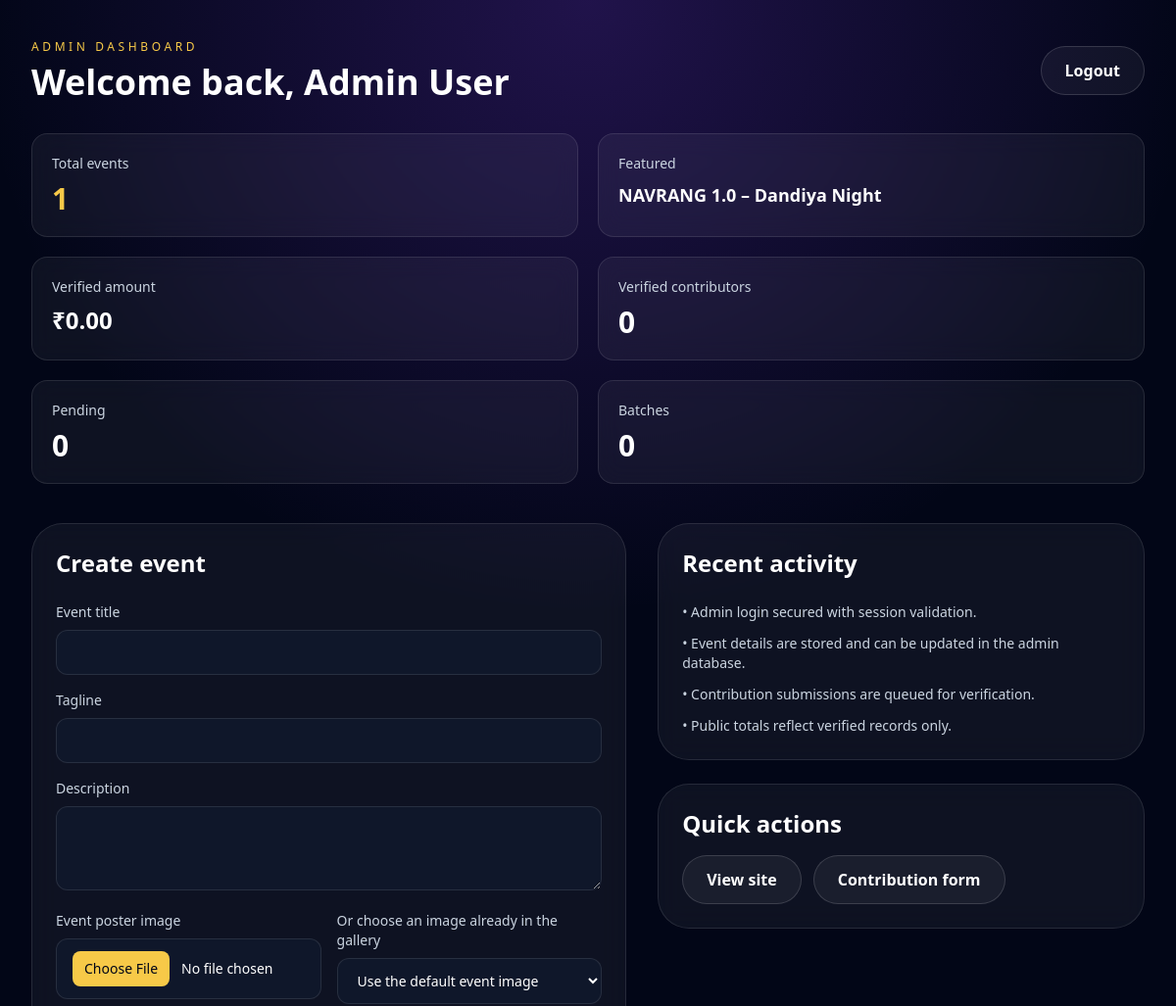
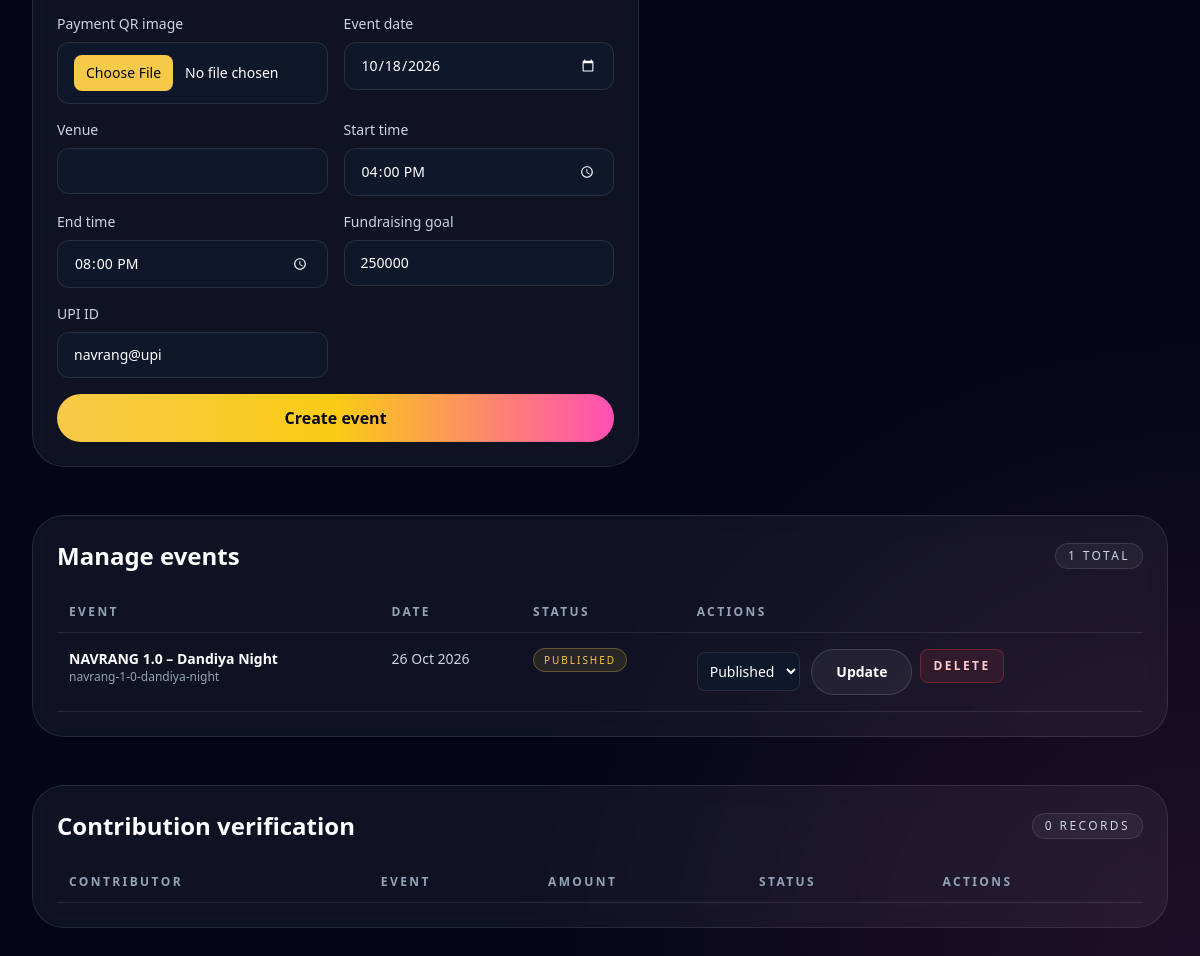
/public?page=dashboard (signed in), run on the app's committed database (2 pictures, top to bottom).
### tables this page shows
CREATE TABLE IF NOT EXISTS events (
  id INT UNSIGNED NOT NULL AUTO_INCREMENT,
  slug VARCHAR(191) NOT NULL,
  title VARCHAR(255) NOT NULL,
  tagline VARCHAR(255) DEFAULT NULL,
  description TEXT,
  event_date DATE NOT NULL,
  start_time TIME NOT NULL,
  end_time TIME NOT NULL,
  venue VARCHAR(255) NOT NULL,
  status ENUM('draft','published','archived','cancelled') NOT NULL DEFAULT 'draft',
  is_featured TINYINT(1) NOT NULL DEFAULT 0,
  poster_url VARCHAR(255) DEFAULT NULL,
  banner_url VARCHAR(255) DEFAULT NULL,
  logo_url VARCHAR(255) DEFAULT NULL,
  goal_amount DECIMAL(12,2) NOT NULL DEFAULT 0.00,
  currency VARCHAR(10) NOT NULL DEFAULT 'INR',
  upi_id VARCHAR(255) DEFAULT NULL,
  upi_qr_path VARCHAR(255) DEFAULT NULL,
  is_contribution_open TINYINT(1) NOT NULL DEFAULT 1,
  theme_primary VARCHAR(32) DEFAULT '#7c39e6',
  theme_secondary VARCHAR(32) DEFAULT '#f7c948',
  created_at TIMESTAMP NOT NULL DEFAULT CURRENT_TIMESTAMP,
  updated_at TIMESTAMP NOT NULL DEFAULT CURRENT_TIMESTAMP ON UPDATE CURRENT_TIMESTAMP,
  PRIMARY KEY (id),
  UNIQUE KEY uq_event_slug (slug)
);

### app/helpers.php (called while the page is built, shortened)
<?php
function formatCurrency(int|float|string $amount): string
{
    $value = (float) $amount;
    return '₹' . number_format($value, 2, '.', ',');
}
function e(string $value): string
{
    return htmlspecialchars($value, ENT_QUOTES, 'UTF-8');
}

### app/Models/Event.php (called while the page is built, shortened)
<?php
class EventModel extends BaseModel
{
    public static function getAll(): array
    {
        $pdo = self::db();
        $statement = $pdo->query('SELECT * FROM events ORDER BY event_date DESC, created_at DESC');
        return $statement->fetchAll();
    }
}

### app/Models/Contribution.php (called while the page is built, shortened)
<?php
class ContributionModel extends BaseModel
{
    public static function getAdminList(): array
    {
        $pdo = self::db();
        $statement = $pdo->query('SELECT c.*, e.title AS event_title FROM contributions c LEFT JOIN events e ON e.id = c.event_id ORDER BY c.created_at DESC LIMIT 200');
        return $statement->fetchAll();
    }
}

### app/Views/admin/dashboard.php (the view, shortened to what this page needs)
<?php
$canManageDashboard = in_array($_SESSION['admin_role'] ?? '', ['super_admin', 'editor'], true);
$pdo = requireDatabase();
$eventCount = 0;
$featuredEvent = null;
$verifiedContributions = 0;
$verifiedContributors = 0;
$pending = 0;
$batches = 0;
$events = [];
$contributions = [];
if ($pdo) {
    $eventCount = (int) $pdo->query('SELECT COUNT(*) FROM events')->fetchColumn();
    $featuredEvent = $pdo->query('SELECT title FROM events WHERE is_featured = 1 LIMIT 1')->fetch();
    $verifiedContributions = (float) ($pdo->query('SELECT COALESCE(SUM(amount), 0) FROM contributions WHERE status = "verified"')->fetchColumn() ?: 0);
    $verifiedContributors = (int) ($pdo->query('SELECT COUNT(DISTINCT contributor_name) FROM contributions WHERE status = "verified"')->fetchColumn() ?: 0);
    $pending = (int) ($pdo->query('SELECT COUNT(*) FROM contributions WHERE status IN ("pending", "pending_payment", "pending_verification")')->fetchColumn() ?: 0);
    $batches = (int) ($pdo->query('SELECT COUNT(DISTINCT batch) FROM contributions WHERE status = "verified"')->fetchColumn() ?: 0);
    $events = EventModel::getAll();
    $contributions = ContributionModel::getAdminList();
}
?>
<main class="page-shell py-10">
  <div class="mb-8 flex items-center justify-between gap-4">
    <div>
      <div class="text-xs uppercase tracking-[0.3em] text-gold">Admin dashboard</div>
      <h1 class="mt-2 text-4xl font-black text-white">Welcome back, <?= e($_SESSION['admin_name'] ?? 'Administrator') ?></h1>
    </div>
    <a href="<?= e(APP_URL) ?>?page=admin&logout=1" class="secondary-button">Logout</a>
  </div>
  <section class="grid gap-5 md:grid-cols-2 xl:grid-cols-6">
    <div class="glass-panel rounded-2xl p-5">
      <div class="text-sm text-slate-300">Total events</div>
      <div class="mt-2 text-3xl font-black text-gold"><?= $eventCount ?></div>
    </div>
    <div class="glass-panel rounded-2xl p-5">
      <div class="text-sm text-slate-300">Featured</div>
      <div class="mt-2 text-lg font-bold text-white"><?= e($featuredEvent['title'] ?? 'Not set') ?></div>
    </div>
    <div class="glass-panel rounded-2xl p-5">
      <div class="text-sm text-slate-300">Verified amount</div>
      <div class="mt-2 text-2xl font-black text-white"><?= e(formatCurrency($verifiedContributions)) ?></div>
    </div>
    <div class="glass-panel rounded-2xl p-5">
      <div class="text-sm text-slate-300">Verified contributors</div>
      <div class="mt-2 text-3xl font-black text-white"><?= $verifiedContributors ?></div>
    </div>
    <div class="glass-panel rounded-2xl p-5">
      <div class="text-sm text-slate-300">Pending</div>
      <div class="mt-2 text-3xl font-black text-white"><?= $pending ?></div>
    </div>
    <div class="glass-panel rounded-2xl p-5">
      <div class="text-sm text-slate-300">Batches</div>
      <div class="mt-2 text-3xl font-black text-white"><?= $batches ?></div>
    </div>
  </section>
  <section class="mt-10 grid gap-8 lg:grid-cols-[1.1fr_0.9fr]">
    <div class="glass-panel rounded-[2rem] p-6">
      <h2 class="text-2xl font-bold text-white">Create event</h2>
      <?php if ($canManageDashboard): ?>
      <form method="post" enctype="multipart/form-data" class="mt-6 grid gap-4 md:grid-cols-2">
        <label class="block text-sm text-slate-300 md:col-span-2">
          Event title
          <input name="title" required class="mt-2 w-full rounded-xl border border-white/10 bg-slate-900 px-4 py-3 text-white" />
        </label>
        <label class="block text-sm text-slate-300 md:col-span-2">
          Tagline
          <input name="tagline" class="mt-2 w-full rounded-xl border border-white/10 bg-slate-900 px-4 py-3 text-white" />
        </label>
        <label class="block text-sm text-slate-300 md:col-span-2">
          Description
          <textarea name="description" rows="3" class="mt-2 w-full rounded-xl border border-white/10 bg-slate-900 px-4 py-3 text-white"></textarea>
        </label>
        <label class="block text-sm text-slate-300">
          Event poster image
          <input type="file" name="event_poster" accept="image/jpeg,image/png,image/webp" class="mt-2 w-full rounded-xl border border-white/10 bg-slate-900 px-4 py-3 text-white file:mr-3 file:rounded-lg file:border-0 file:bg-gold file:px-3 file:py-2 file:text-slate-950" />
        </label>
        <label class="block text-sm text-slate-300">
          Or choose an image already in the gallery
          <select name="event_poster_asset" class="mt-2 w-full rounded-xl border border-white/10 bg-slate-900 px-4 py-3 text-white">
            <option value="">Use the default event image</option>
          </select>
        </label>
        <label class="block text-sm text-slate-300">
          Payment QR image
          <input type="file" name="event_qr" accept="image/jpeg,image/png,image/webp" class="mt-2 w-full rounded-xl border border-white/10 bg-slate-900 px-4 py-3 text-white file:mr-3 file:rounded-lg file:border-0 file:bg-gold file:px-3 file:py-2 file:text-slate-950" />
        </label>
        <label class="block text-sm text-slate-300">
          Event date
          <input type="date" name="event_date" value="<?= e(date('Y-m-d')) ?>" class="mt-2 w-full rounded-xl border border-white/10 bg-slate-900 px-4 py-3 text-white" />
        </label>
        <label class="block text-sm text-slate-300">
          Venue
          <input name="venue" required class="mt-2 w-full rounded-xl border border-white/10 bg-slate-900 px-4 py-3 text-white" />
        </label>
        <label class="block text-sm text-slate-300">
          Start time
          <input type="time" name="start_time" value="16:00" class="mt-2 w-full rounded-xl border border-white/10 bg-slate-900 px-4 py-3 text-white" />
        </label>
        <label class="block text-sm text-slate-300">
          End time
          <input type="time" name="end_time" value="20:00" class="mt-2 w-full rounded-xl border border-white/10 bg-slate-900 px-4 py-3 text-white" />
        </label>
        <label class="block text-sm text-slate-300">
          Fundraising goal
          <input type="number" name="goal_amount" min="0" step="0.01" value="250000" class="mt-2 w-full rounded-xl border border-white/10 bg-slate-900 px-4 py-3 text-white" />
        </label>
        <label class="block text-sm text-slate-300">
          UPI ID
          <input name="upi_id" value="navrang@upi" class="mt-2 w-full rounded-xl border border-white/10 bg-slate-900 px-4 py-3 text-white" />
        </label>
        <button type="submit" class="primary-button md:col-span-2">Create event</button>
      </form>
      <?php else: ?>
        <p class="mt-4 text-sm text-slate-400">This account has view-only access.</p>
      <?php endif; ?>
    </div>
    <div class="space-y-6">
      <div class="glass-panel rounded-[2rem] p-6">
        <h2 class="text-2xl font-bold text-white">Recent activity</h2>
        <ul class="mt-6 space-y-3 text-sm text-slate-300">
          <li>• Admin login secured with session validation.</li>
          <li>• Event details are stored and can be updated in the admin database.</li>
          <li>• Contribution submissions are queued for verification.</li>
          <li>• Public totals reflect verified records only.</li>
        </ul>
      </div>
      <div class="glass-panel rounded-[2rem] p-6">
        <h2 class="text-2xl font-bold text-white">Quick actions</h2>
        <div class="mt-4 flex flex-wrap gap-3">
          <a href="<?= e(APP_URL) ?>?page=home" class="secondary-button">View site</a>
          <a href="<?= e(APP_URL) ?>?page=contribute" class="secondary-button">Contribution form</a>
        </div>
      </div>
    </div>
  </section>
  <section class="mt-12 glass-panel rounded-[2rem] p-6">
    <div class="mb-5 flex items-center justify-between gap-3">
      <h2 class="text-2xl font-bold text-white">Manage events</h2>
      <span class="rounded-full border border-white/10 bg-white/5 px-3 py-1 text-xs uppercase tracking-[0.2em] text-slate-300"><?= count($events) ?> total</span>
    </div>
    <div class="overflow-x-auto">
      <table class="min-w-full text-left text-sm text-slate-300">
        <thead class="border-b border-white/10 text-xs uppercase tracking-[0.2em] text-slate-400">
          <tr>
            <th class="px-3 py-3">Event</th>
            <th class="px-3 py-3">Date</th>
            <th class="px-3 py-3">Status</th>
            <th class="px-3 py-3">Actions</th>
          </tr>
        </thead>
        <tbody>
          <?php foreach ($events as $event): ?>
            <tr class="border-b border-white/10 align-top">
              <td class="px-3 py-4">
                <div class="font-semibold text-white"><?= e($event['title']) ?></div>
                <div class="text-xs text-slate-400"><?= e($event['slug']) ?></div>
              </td>
              <td class="px-3 py-4"><?= e(date('d M Y', strtotime($event['event_date'] ?? date('Y-m-d')))) ?></td>
              <td class="px-3 py-4">
                <span class="rounded-full border border-gold/30 bg-gold/10 px-2.5 py-1 text-[10px] uppercase tracking-[0.2em] text-gold"><?= e($event['status'] ?? 'draft') ?></span>
              </td>
              <td class="px-3 py-4">
                <?php if ($canManageDashboard): ?>
                <div class="flex flex-wrap gap-2">
                  <form method="post" class="inline-block">
                    <select name="status" class="rounded-lg border border-white/10 bg-slate-900 px-2 py-2 text-white">
                      <option value="published" <?= (($event['status'] ?? 'draft') === 'published') ? 'selected' : '' ?>>Published</option>
                    </select>
                    <button type="submit" class="secondary-button ml-2">Update</button>
                  </form>
                  <form method="post" class="inline-block" onsubmit="return confirm('Delete this event? This action cannot be undone.');">
                    <button type="submit" class="rounded-lg border border-red-500/30 bg-red-500/10 px-3 py-2 text-xs font-semibold uppercase tracking-[0.2em] text-red-200">Delete</button>
                  </form>
                </div>
                <?php else: ?>
                  <span class="text-xs text-slate-500">View only</span>
                <?php endif; ?>
              </td>
            </tr>
          <?php endforeach; ?>
        </tbody>
      </table>
    </div>
  </section>
  <section class="mt-12 glass-panel rounded-[2rem] p-6">
    <div class="mb-5 flex items-center justify-between gap-3">
      <h2 class="text-2xl font-bold text-white">Contribution verification</h2>
      <span class="rounded-full border border-white/10 bg-white/5 px-3 py-1 text-xs uppercase tracking-[0.2em] text-slate-300"><?= count($contributions) ?> records</span>
    </div>
    <div class="overflow-x-auto">
      <table class="min-w-full text-left text-sm text-slate-300">
        <thead class="border-b border-white/10 text-xs uppercase tracking-[0.2em] text-slate-400">
          <tr>
            <th class="px-3 py-3">Contributor</th>
            <th class="px-3 py-3">Event</th>
            <th class="px-3 py-3">Amount</th>
            <th class="px-3 py-3">Status</th>
            <th class="px-3 py-3">Actions</th>
          </tr>
        </thead>
      </table>
    </div>
  </section>
</main>

### public/index.php (shortened to what this page needs)
<?php
require_once APP_PATH . '/Models/Event.php';
require_once APP_PATH . '/Models/Contribution.php';
$requestedPage = $_GET['page'] ?? null;
$page = strtolower($requestedPage ?: 'home');
if ($page === 'dashboard') {
    include APP_PATH . '/Views/layouts/admin.php';
    exit;
}

### app/Views/layouts/admin.php (shortened to what this page needs)
<!DOCTYPE html>
<html lang="en">
<head>
  <link rel="stylesheet" href="<?= e(APP_URL) ?>/assets/css/styles.css">
</head>
<body class="min-h-screen bg-slate-950 text-white antialiased">
  <?php include $viewFile; ?>
</body>
</html>

### data on the page
events: title "NAVRANG 1.0 – Dandiya Night", slug "navrang-1-0-dandiya-night", status "PUBLISHED", status "Published"

### other printed values
$_SESSION['admin_name'] "Admin User"
$eventCount "1"
formatCurrency($verifiedContributions) "₹0.00"
$verifiedContributors "0"
$pending "0"
$batches "0"
count($events) "1"
count($contributions) "0"
